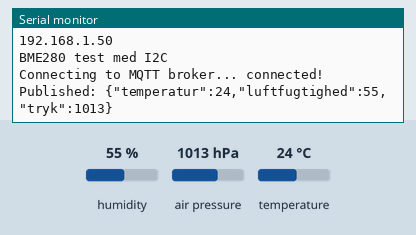
Bench run of a program on a simulated Arduino Uno R4 WiFi. Parts: the last lines printed to the serial monitor. The test bench sets the inputs (shaded band); at power-on: humidity 55 %, air pressure 1013 hPa, temperature 24 °C. WiFi joins after 1.5 s; servers stay silent unless stated; no MQTT or app messages arrive unless stated.

Above: at 3.8 s.
3.9 s: humidity set to 22 %
At 8.5 s:
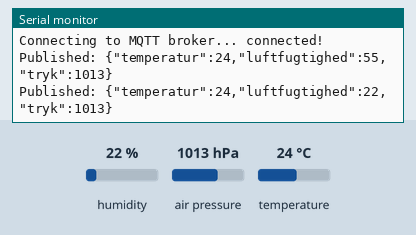
9.5 s: air pressure set to 952 hPa
At 13.7 s:
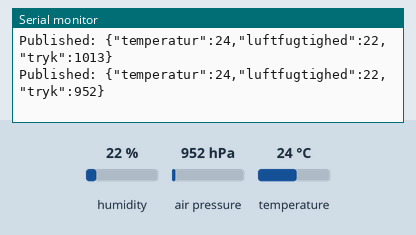
15.1 s: temperature set to 12 °C
At 18.9 s:
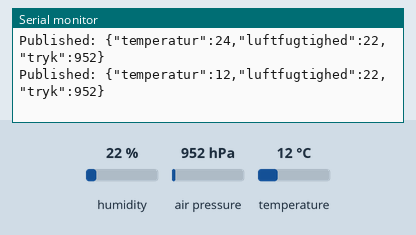

Measured:
- after the input at 3.9 s, the serial monitor: prints a new line after 3.8 s (image 1)
- after the input at 9.5 s, the serial monitor: prints a new line after 3.2 s (image 2)
- after the input at 15.1 s, the serial monitor: prints a new line after 2.6 s (image 3)

The program:

main.cpp
```cpp
#include <WiFiS3.h>
#include <PubSubClient.h>
#include <Wire.h>
#include <Adafruit_Sensor.h>
#include <Adafruit_BME280.h>
#include <ArduinoJson.h>

const char *ssid = "h4prog";
const char *password = "1234567890";
const char *mqtt_server = "192.168.113.11";
const int mqtt_port = 1883;
const char *mqtt_user = "vejrbruger";
const char *mqtt_pass = "Datait2025!";

WiFiClient wifiClient;
PubSubClient client(wifiClient);

Adafruit_BME280 bme;

void setup_wifi()
{
  Serial.print("Connecting to ");
  Serial.println(ssid);

  WiFi.begin(ssid, password);
  while (WiFi.status() != WL_CONNECTED)
  {
    delay(1000);
    Serial.print(".");
  }

  delay(1000);
  Serial.println();
  Serial.println("WiFi connected");
  Serial.println(WiFi.localIP());
}

void reconnect_mqtt()
{
  while (!client.connected())
  {
    Serial.print("Connecting to MQTT broker... ");
    if (client.connect("Weather", mqtt_user, mqtt_pass))
    {
      Serial.println("connected!");
    }
    else
    {
      Serial.print("failed, rc=");
      Serial.print(client.state());
      Serial.println(" trying again in 5 seconds");
      delay(5000);
    }
  }
}

void setup()
{
  Serial.begin(9600);
  delay(100);

  setup_wifi();
  client.setServer(mqtt_server, mqtt_port);

  Serial.println("BME280 test med I2C");
  bool status = bme.begin(0x76);
  if (!status)
  {
    Serial.println("Could not find BME280 sensor!");
    while (1)
      ;
  }
}

void loop()
{
  if (!client.connected())
  {
    reconnect_mqtt();
  }
  client.loop();

  float temperatur = bme.readTemperature();
  float luftfugtighed = bme.readHumidity();
  float tryk = bme.readPressure() / 100.0F;

  if (isnan(temperatur) || isnan(luftfugtighed) || isnan(tryk))
  {
    Serial.println("Failed to read from BME280 sensor!");
    return;
  }
  // Opret JSON objekt
  StaticJsonDocument<200> doc;

  doc["temperatur"] = temperatur;
  doc["luftfugtighed"] = luftfugtighed;
  doc["tryk"] = tryk;
  char buffer[200];
  size_t n = serializeJson(doc, buffer);

  // Send JSON til MQTT
  client.publish("vejr/data", buffer, n);

  Serial.print("Published: ");
  Serial.println(buffer);

  delay(5000);
}
```
